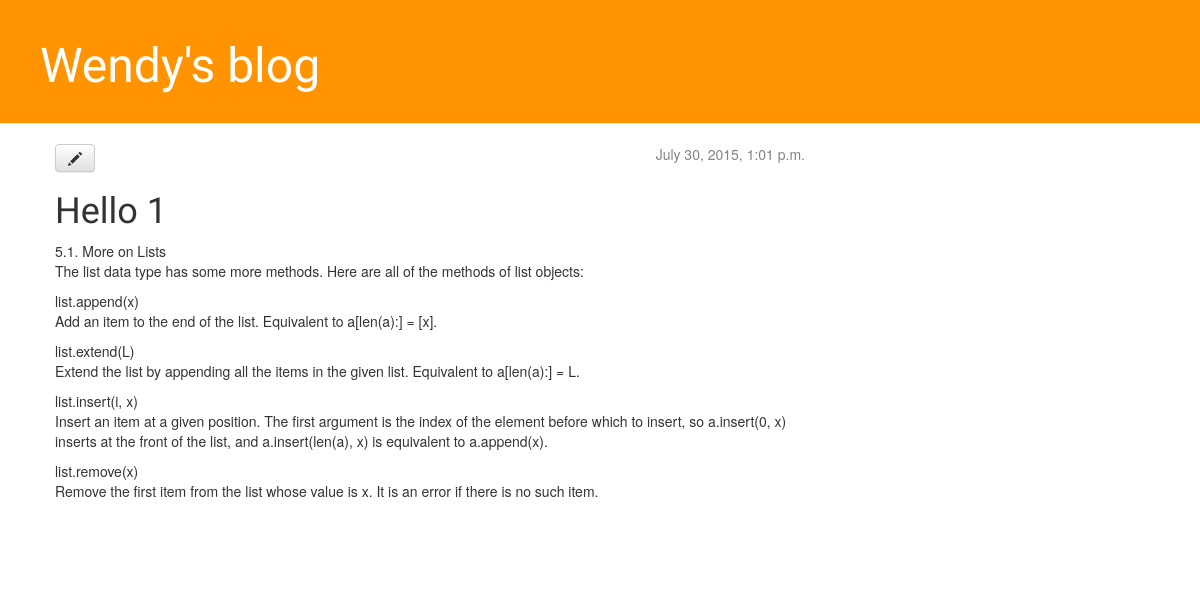
The app's page /post/1/ with its own data.
### blog/models.py (models this page shows, shortened)
class Post(models.Model):
    author = models.ForeignKey('auth.User')
    title = models.CharField(max_length=200)
    text = models.TextField()
    created_date = models.DateTimeField(
            default=timezone.now)
    published_date = models.DateTimeField(
        blank=True, null=True)

### blog/views.py (the view)
# urls.py: url(r'^post/(?P<pk>[0-9]+)/$',views.post_detail, name='post_detail'),
def post_detail(request, pk):
	post = get_object_or_404(Post, pk=pk)
	return render(request, 'blog/post_detail.html', {'post': post})

### blog/templates/blog/post_detail.html
{% extends "blog/base.html" %}
{% block content %}
    <div class="post">
        {% if post.published_date %}
            <div class="date">
                {{ post.published_date }}
            </div>
        {% endif %}
        <a class="btn btn-default" href="{% url "post_edit" pk=post.pk %}"><span class="glyphicon glyphicon-pencil"></span></a>
        <h1>{{ post.title }}</h1>
        <p>{{ post.text|linebreaks }}</p>
    </div>
{% endblock %}

### blog/static/css/blog.css (style rules this page uses)
h1, h2, h3, h4 { font-family: 'Lobster', cursive; }
.date { float: right; color: #828282; }
.post { margin-bottom: 70px; }

### records on screen
Post: published_date "July 30, 2015, 1:01 p.m.", title "Hello 1", text "5.1. More on Lists The list data type has some more methods. Here are all of the methods of list objects: list.append(x) Add an item to the end of the list. Equivalent to a[len(a):] = [x]. list.extend(L) Extend the list by appending all the items in the given list. Equivalent to a[len(a):] = L. list.insert(i, x) Insert an item at a given position. The first argument is the index of the element before which to insert, so a.insert(0, x) inserts at the front of the list, and a.insert(len(a), x) is equivalent to a.append(x). list.remove(x) Remove the first item from the list whose value is x. It is an error if there is no such item."
